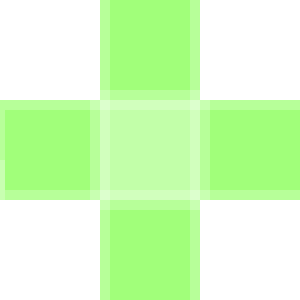
Frame 1 (no input)
Frame 60 (no input): identical to frame 1, image omitted
Frame 120 (the mouse pressed at the canvas centre since frame 60): identical to frame 1, image omitted

The p5.js sketch that drew this single still picture (run headless with seeded random() and noise() and a simulated clock; from frame 60 on, the mouse is pressed at the canvas centre):

// p5.js sketch
// ── sketch.js
function setup()
{
    background(48,213,20)
    createCanvas(300,300)
}

function draw()
{
    noStroke()
    fill(110,255,50)
    rectMode(CENTER)
    //greens
    rect(150,150,100,300)
    rect(150,150,300,100)
    //whites 
    fill(255,255,255,90)
    rect(150,150,100,300)
    rect(150,150,300,100)
    //outer whites
    fill(255,255,255,60)
    rect(95,90,10,300)
    rect(205,90,10,300)
    rect(150,95,300,10)
    rect(150,205,300,10)
    //inner whites 
    //outer whites
    fill(255,255,255,60)
    rect(105,90,10,500)
    rect(195,0,10,800)
    rect(0,105,800,10)
    rect(0,195,800,10)

    rect(0,150,10,80)
    rect(0,200,10,80)


    

}
